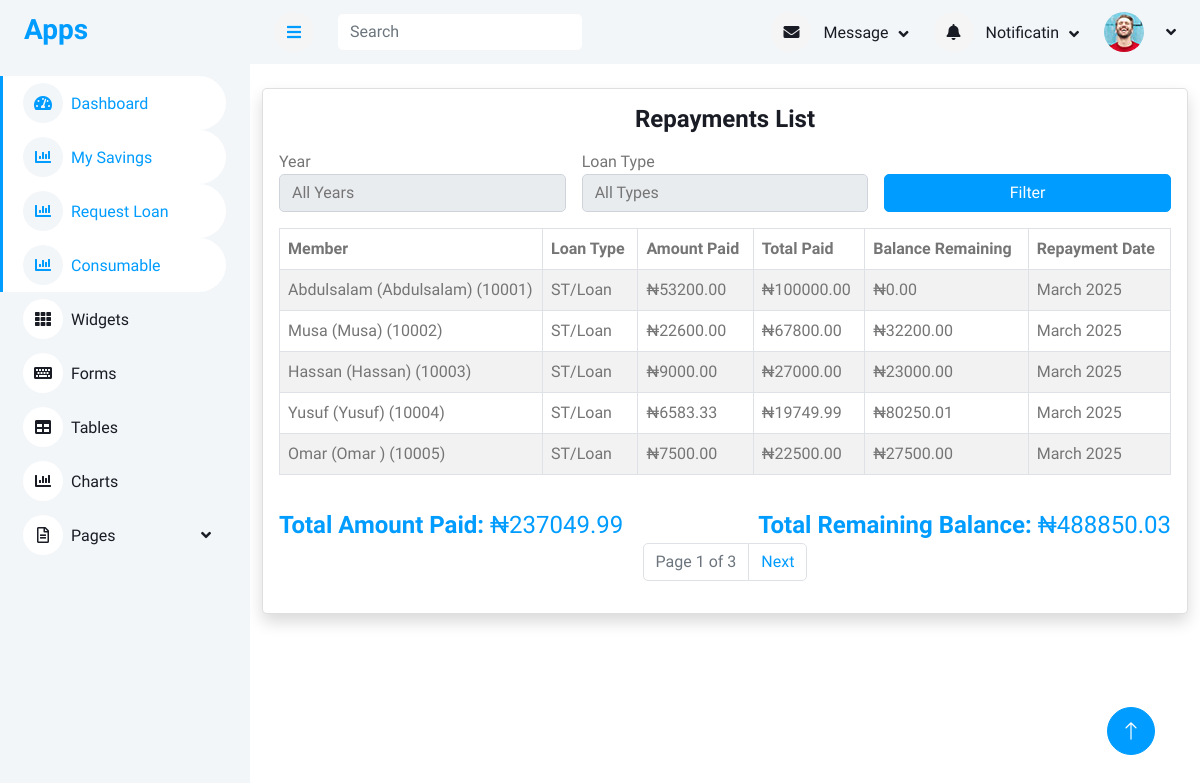
/loan-repayments/, run on the app's committed database.
### loan/models.py (models this page shows, shortened)
class LoanRepayback(models.Model):
    loan_request = models.ForeignKey(LoanRequest, on_delete=models.CASCADE, related_name="repaybacks")
    repayment_date = models.DateField()
    amount_paid = models.DecimalField(max_digits=10, decimal_places=2)
    balance_remaining = models.DecimalField(max_digits=10, decimal_places=2)
    created_by = models.ForeignKey(User,on_delete=models.CASCADE)

class LoanRequest(models.Model):
    member = models.ForeignKey(Member, on_delete=models.CASCADE, related_name="loan_requests")
    loan_type = models.ForeignKey(LoanType, on_delete=models.SET_NULL, null=True, blank=True)
    amount = models.DecimalField(max_digits=10, decimal_places=2)
    approved_amount = models.DecimalField(max_digits=10, decimal_places=2, null=True, blank=True)
    loan_term_months = models.PositiveIntegerField()
    application_date = models.DateField(default=today_date)
    approval_date = models.DateField(null=True, blank=True)
    status = models.CharField(max_length=20,choices=[ ("pending", "Pending"),("approved", "Approved"),("rejected", "Rejected"),  ("paid", "paid"),("paid", "paid") ], default="pending",)
    rejection_reason = models.TextField(blank=True, null=True)
    file_one = models.ImageField(upload_to='file_one', blank=True, null=True)
    bank_name = models.ForeignKey(BankName,on_delete=models.CASCADE)
    bank_code = models.ForeignKey(BankCode,on_delete=models.CASCADE)
    account_number  = models.CharField(max_length=100)
    guarantor_name  = models.CharField(max_length=100)
    guarantor_ippis  = models.CharField(max_length=100)
    guarantor_phone  = models.CharField(max_length=100)
    created_by = models.ForeignKey(User,on_delete=models.CASCADE)
    date_created = models.DateTimeField(auto_now_add=True)

### accounts/models.py (models this page shows, shortened)
class Member(models.Model):
    member = models.OneToOneField(User, on_delete=models.SET_NULL, null=True, blank=True)
    ippis = models.IntegerField(unique=True)  # Required and unique
    total_savings = models.DecimalField(max_digits=12, decimal_places=2, blank=True, null=True)
    def __str__(self):
        return f"{self.member} ({self.ippis})"

class User(AbstractUser):
    first_name = models.CharField(max_length=100)
    last_name = models.CharField(max_length=100)
    other_name = models.CharField(max_length=100)
    date_of_birth = models.DateField(blank=True,null=True)
    username = models.CharField(max_length=100, unique=True)
    department = models.CharField(max_length=100)
    unit = models.CharField(max_length=100)
    gender = models.ForeignKey(Gender, on_delete=models.CASCADE, blank=True, null=True)
    group = models.ForeignKey(UserGroup, on_delete=models.CASCADE, blank=True, null=True)
    marital_status = models.ForeignKey(MaritalStatus,on_delete=models.SET_NULL, null=True, blank=True)
    religion = models.ForeignKey(Religion, on_delete=models.SET_NULL, null=True, blank=True,)
    passport = models.ImageField(upload_to='passport', blank=True, null=True)
    member_number = models.CharField(max_length=100)
    def __str__(self):
        return f"{self.first_name} ({self.last_name})"

### loan/views.py (the view)
# urls.py: path("loan-repayments/", views.filtered_loan_repayments, name="filtered_loan_repayments"),
def filtered_loan_repayments(request):
    years = LoanRequest.objects.annotate(year=ExtractYear("application_date")) \
        .values_list("year", flat=True).distinct().order_by("-year")
    loan_types = LoanRequest.objects.values_list("loan_type__name", flat=True).distinct().order_by("loan_type__name")
    selected_year = request.GET.get("year")
    selected_type = request.GET.get("loan_type")
    filters = Q()
    if selected_year:
        filters &= Q(loan_request__application_date__year=selected_year)
    if selected_type:
        filters &= Q(loan_request__loan_type__name=selected_type)
    repayments_qs = LoanRepayback.objects.select_related("loan_request__member", "loan_request__loan_type") \
        .filter(filters).order_by("-repayment_date")
    total_sum_paid = repayments_qs.aggregate(Sum("amount_paid"))["amount_paid__sum"] or 0
    enriched_repayments = []
    total_sum_remaining = 0
    for repay in repayments_qs:
        loan = repay.loan_request
        total_paid = LoanRepayback.objects.filter(loan_request=loan).aggregate(Sum("amount_paid"))["amount_paid__sum"] or 0
        approved = loan.approved_amount or 0
        balance = approved - total_paid
        total_sum_remaining += balance  # <-- Add this
        enriched_repayments.append({
            "repayment": repay,
            "total_paid": total_paid,
            "balance_remaining": balance,
        })
    paginator = Paginator(enriched_repayments, 5)  # Show 10 per page
    page_number = request.GET.get("page")
    page_obj = paginator.get_page(page_number)
    context = {
    "page_obj": page_obj,
    "years": years,
    "loan_types": loan_types,
    "selected_year": selected_year,
    "selected_type": selected_type,
    "total_sum_paid": total_sum_paid,
    "total_sum_remaining": total_sum_remaining,
    }
    return render(request, "loan/filtered_loan_repayments.html", context)

### templates/loan/filtered_loan_repayments.html (shortened to what this page needs)
{% extends "base/base.html" %}
{% block content %}
<div class="container mt-4">
    <div class="card shadow col-md-12">
        <div class="card-body">
           <h4 class="mb-3 text-center">
         Repayments List
    </h4>
    <form method="get" class="row g-3 mb-3">
        <div class="col-md-4">
            <label>Year</label>
            <select name="year" class="form-control">
                <option value="">All Years</option>
            </select>
        </div>
        <div class="col-md-4">
            <label>Loan Type</label>
            <select name="loan_type" class="form-control">
                <option value="">All Types</option>
            </select>
        </div>
        <div class="col-md-4 d-flex align-items-end">
            <button type="submit" class="btn btn-primary w-100">Filter</button>
        </div>
    </form>
    <div class="table-responsive">
    <table class="table table-bordered table-striped">
        <thead>
            <tr>
                <th>Member</th>
                <th class="text-nowrap text-truncate" style="max-width: 250px;">Loan Type</th>
                <th class="text-nowrap text-truncate" style="max-width: 250px;">Amount Paid</th>
                <th class="text-nowrap text-truncate" style="max-width: 250px;">Total Paid</th>
                <th class="text-nowrap text-truncate" style="max-width: 250px;">Balance Remaining</th>
                <th class="text-nowrap text-truncate" style="max-width: 250px;">Repayment Date</th>
            </tr>
        </thead>
        <tbody>
            {% for item in page_obj %}
            <tr>
                <td class="text-nowrap text-truncate" style="max-width: 250px;">{{ item.repayment.loan_request.member }}</td>
                 <td class="text-nowrap text-truncate" style="max-width: 250px;">
                    {% if "short" in item.repayment.loan_request.loan_type.name|lower %}
                        ST/Loan
                    {% elif "long" in item.repayment.loan_request.loan_type.name|lower %}
                        LT/Loan
                    {% else %}
                        {{ item.repayment.loan_request.loan_type.name }}
                    {% endif %}
                    </td>
                <td>₦{{ item.repayment.amount_paid|floatformat:2 }}</td>
                <td>₦{{ item.total_paid|floatformat:2 }}</td>
                <td>₦{{ item.balance_remaining|floatformat:2 }}</td>
                <td class="text-nowrap text-truncate" style="max-width: 250px;">{{ item.repayment.repayment_date|date:"F Y" }}</td>
            </tr>
            {% empty %}
            <tr>
                <td colspan="7" class="text-center text-primary fs-2">No repayments found.</td>
            </tr>
            {% endfor %}
        </tbody>
    </table>
    </div>
     <div class="mt-3 d-flex justify-content-between">
    <div class="text-start text-primary fs-4">
        <strong>Total Amount Paid:</strong> ₦{{ total_sum_paid|floatformat:2 }}
    </div>
    <div class="text-end text-primary fs-4">
        <strong>Total Remaining Balance:</strong> ₦{{ total_sum_remaining|floatformat:2 }}
    </div>
</div>
    <div class="d-flex justify-content-center">
        <ul class="pagination">
            <li class="page-item disabled">
                <a class="page-link">Page {{ page_obj.number }} of {{ page_obj.paginator.num_pages }}</a>
            </li>
            {% if page_obj.has_next %}
            <li class="page-item">
                <a class="page-link"
                    href="?page={{ page_obj.next_page_number }}&year={{ selected_year }}&loan_type={{ selected_type }}">Next</a>
            </li>
            {% endif %}
        </ul>
    </div>
        </div>
    </div>
</div>
{% endblock %}

### static/css/style.css (style rules this page uses)
:root { --primary: #009CFF; --light: #F3F6F9; --dark: #191C24; }
.btn { transition: .5s; }
.btn.btn-primary { color: #FFFFFF; }

### data on the page
LoanRepayback: repayment.loan_request.member "Abdulsalam (Abdulsalam) (10001)", shows "ST/Loan", repayment.amount_paid "53200.00", total_paid "100000.00", balance_remaining "0.00", repayment.repayment_date "March 2025"
LoanRepayback: repayment.loan_request.member "Musa (Musa) (10002)", shows "ST/Loan", repayment.amount_paid "22600.00", total_paid "67800.00", balance_remaining "32200.00", repayment.repayment_date "March 2025"
LoanRepayback: repayment.loan_request.member "Hassan (Hassan) (10003)", shows "ST/Loan", repayment.amount_paid "9000.00", total_paid "27000.00", balance_remaining "23000.00", repayment.repayment_date "March 2025"
LoanRepayback: repayment.loan_request.member "Yusuf (Yusuf) (10004)", shows "ST/Loan", repayment.amount_paid "6583.33", total_paid "19749.99", balance_remaining "80250.01", repayment.repayment_date "March 2025"
LoanRepayback: repayment.loan_request.member "Omar (Omar ) (10005)", shows "ST/Loan", repayment.amount_paid "7500.00", total_paid "22500.00", balance_remaining "27500.00", repayment.repayment_date "March 2025"

### other printed values
{{ total_sum_paid|floatformat:2 }} "237049.99"
{{ total_sum_remaining|floatformat:2 }} "488850.03"
{{ page_obj.number }} "1"
{{ page_obj.paginator.num_pages }} "3"
